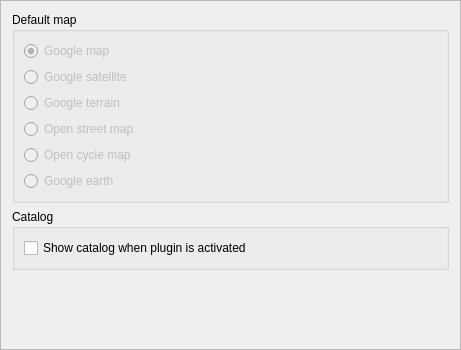
<?xml version="1.0" encoding="UTF-8"?>
<ui version="4.0">
 <class>DisplayGoogleMapOptionsFrame</class>
 <widget class="QFrame" name="DisplayGoogleMapOptionsFrame">
  <property name="geometry">
   <rect>
    <x>0</x>
    <y>0</y>
    <width>461</width>
    <height>350</height>
   </rect>
  </property>
  <property name="windowTitle">
   <string>Frame</string>
  </property>
  <property name="frameShape">
   <enum>QFrame::StyledPanel</enum>
  </property>
  <property name="frameShadow">
   <enum>QFrame::Raised</enum>
  </property>
  <layout class="QVBoxLayout" name="verticalLayout">
   <item>
    <widget class="QGroupBox" name="groupBox">
     <property name="title">
      <string>Default map</string>
     </property>
     <layout class="QVBoxLayout" name="verticalLayout_2">
      <item>
       <widget class="QRadioButton" name="radioButton">
        <property name="enabled">
         <bool>false</bool>
        </property>
        <property name="text">
         <string>Google map</string>
        </property>
        <property name="checked">
         <bool>true</bool>
        </property>
       </widget>
      </item>
      <item>
       <widget class="QRadioButton" name="radioButton_2">
        <property name="enabled">
         <bool>false</bool>
        </property>
        <property name="text">
         <string>Google satellite</string>
        </property>
       </widget>
      </item>
      <item>
       <widget class="QRadioButton" name="radioButton_5">
        <property name="enabled">
         <bool>false</bool>
        </property>
        <property name="text">
         <string>Google terrain</string>
        </property>
       </widget>
      </item>
      <item>
       <widget class="QRadioButton" name="radioButton_6">
        <property name="enabled">
         <bool>false</bool>
        </property>
        <property name="text">
         <string>Open street map</string>
        </property>
       </widget>
      </item>
      <item>
       <widget class="QRadioButton" name="radioButton_7">
        <property name="enabled">
         <bool>false</bool>
        </property>
        <property name="text">
         <string>Open cycle map</string>
        </property>
       </widget>
      </item>
      <item>
       <widget class="QRadioButton" name="radioButton_13">
        <property name="enabled">
         <bool>false</bool>
        </property>
        <property name="text">
         <string>Google earth</string>
        </property>
       </widget>
      </item>
     </layout>
    </widget>
   </item>
   <item>
    <widget class="QGroupBox" name="groupBoxCatalog">
     <property name="title">
      <string>Catalog</string>
     </property>
     <layout class="QVBoxLayout" name="verticalLayout_3">
      <item>
       <widget class="QCheckBox" name="checkBoxShowCatalog">
        <property name="text">
         <string>Show catalog when plugin is activated</string>
        </property>
       </widget>
      </item>
     </layout>
    </widget>
   </item>
   <item>
    <spacer name="verticalSpacer">
     <property name="orientation">
      <enum>Qt::Vertical</enum>
     </property>
     <property name="sizeHint" stdset="0">
      <size>
       <width>20</width>
       <height>73</height>
      </size>
     </property>
    </spacer>
   </item>
  </layout>
 </widget>
 <resources/>
 <connections/>
</ui>
